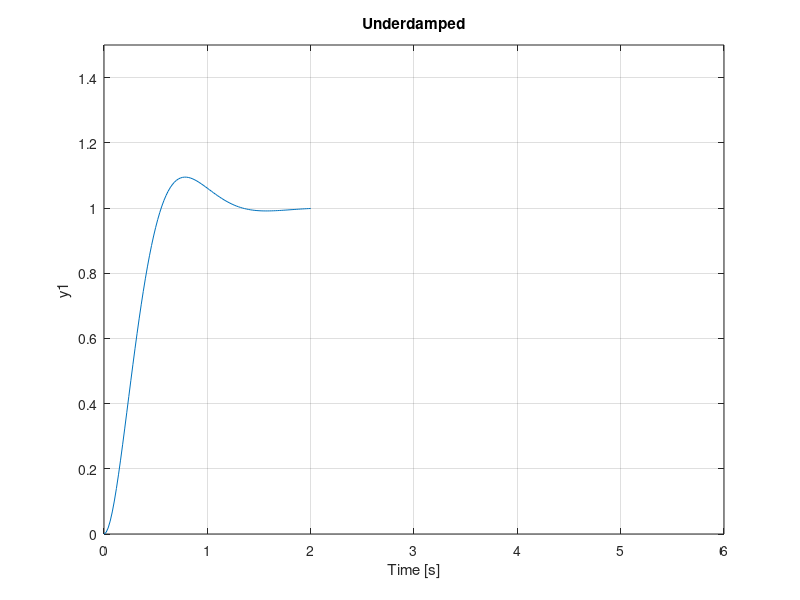

The MATLAB script that drew this image:
%define the constant:
zeta = 0.6; 
wn = 5; 
num = [0 0 wn^2];
den = [1 2*zeta*wn wn^2];
G = tf(num,den);
step(G)
title('Underdamped')
xlim([0 6])
ylim([0 1.5])